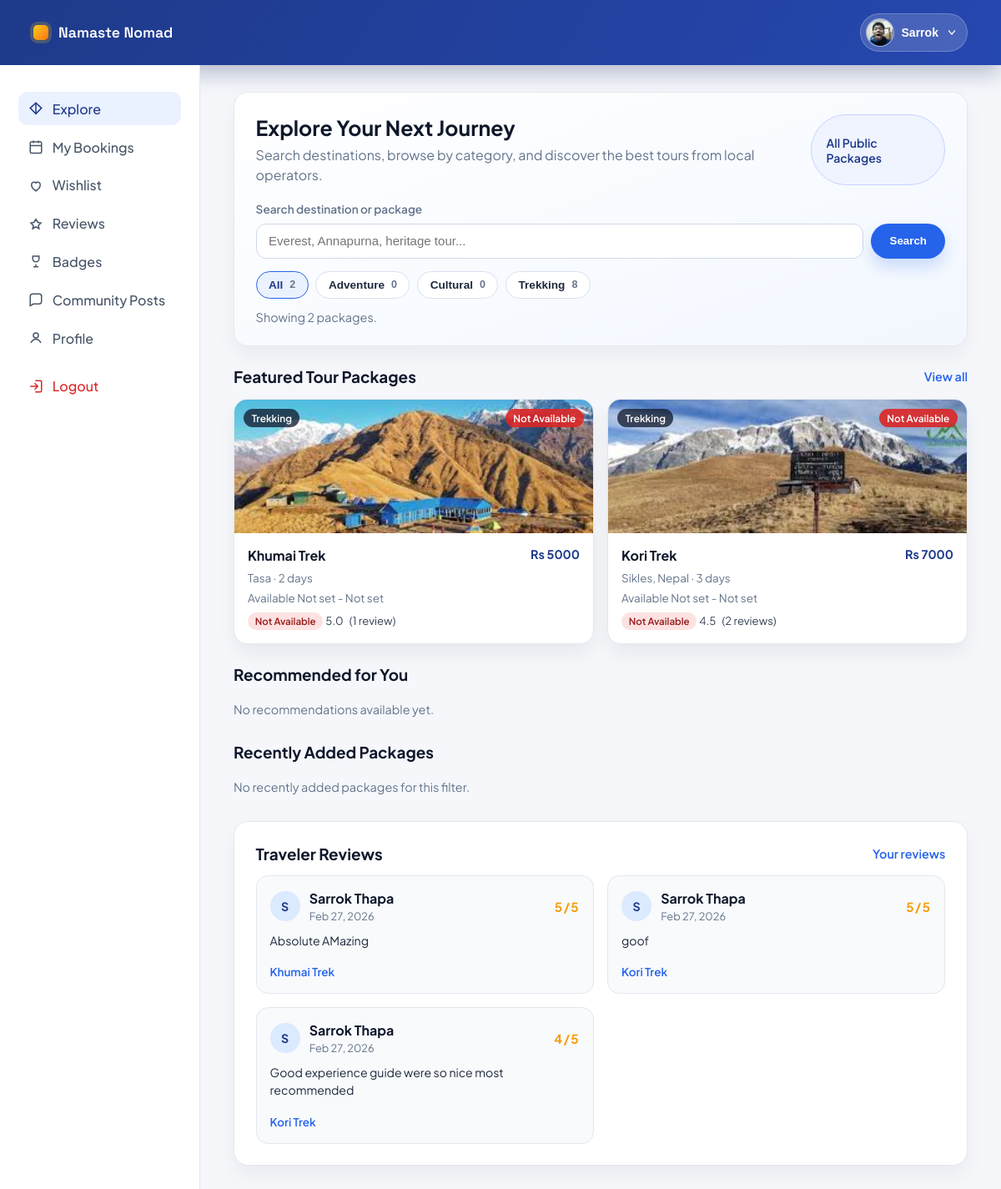
Page /accounts/traveler/home/ (signed in) on the earlier database version.
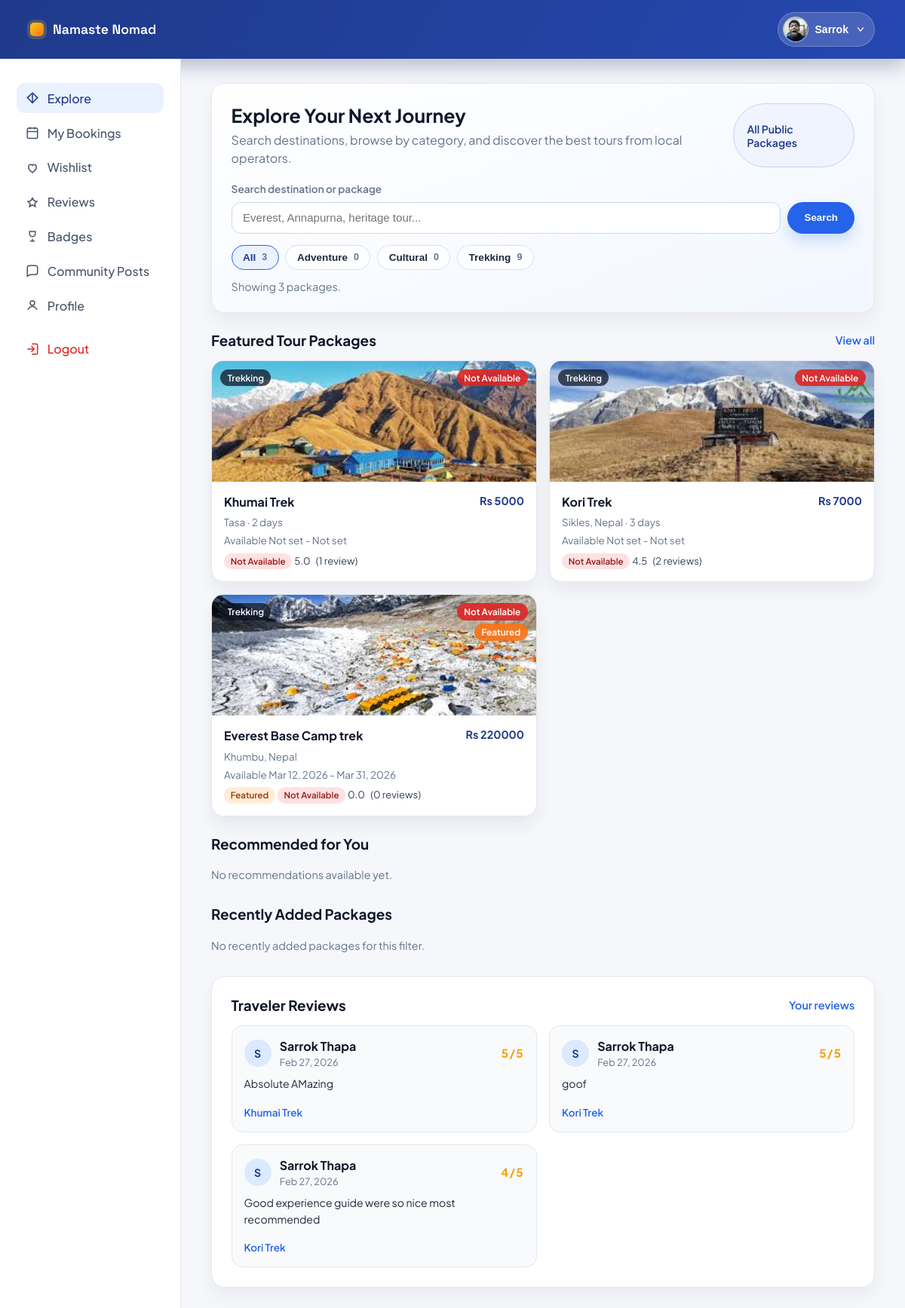
Same page on the later database version.
### core/models.py (models this page shows, shortened)
class Package(models.Model):
    DIFFICULTY_CHOICES = (
        ('easy', 'Easy'),
        ('moderate', 'Moderate'),
        ('challenging', 'Challenging'),
        ('expedition', 'Expedition'),
    )
    CATEGORY_TREK = 'TREK'
    CATEGORY_TOUR = 'TOUR'
    CATEGORY_CHOICES = (
        (CATEGORY_TREK, 'Trek'),
        (CATEGORY_TOUR, 'Tour'),
    )
    vendor = models.ForeignKey(
        settings.AUTH_USER_MODEL,
        on_delete=models.CASCADE,
        related_name='vendor_packages',
    )
    title = models.CharField(max_length=200)
    category = models.CharField(max_length=10, choices=CATEGORY_CHOICES, default=CATEGORY_TREK)
    location = models.CharField(max_length=120, blank=True)
    description = models.TextField(blank=True)
    itinerary = models.TextField(blank=True)
    inclusions = models.TextField(blank=True)
    exclusions = models.TextField(blank=True)
    duration_days = models.PositiveSmallIntegerField(blank=True, null=True)
    difficulty = models.CharField(max_length=20, choices=DIFFICULTY_CHOICES, blank=True)
    group_size = models.PositiveSmallIntegerField(blank=True, null=True)
    available_slots = models.PositiveIntegerField(default=10)
    available_from = models.DateField(blank=True, null=True)
    available_until = models.DateField(blank=True, null=True)
    best_season = models.CharField(max_length=100, blank=True)
    image_url = models.URLField(blank=True)
    price = models.DecimalField(
        max_digits=10,
        decimal_places=2,
        validators=[MinValueValidator(0)],
    )
    is_active = models.BooleanField(default=True)
    is_featured = models.BooleanField(default=False)
    views_count = models.PositiveIntegerField(default=0)
    created_at = models.DateTimeField(auto_now_add=True)
    def season_badge(self, on_date=None):
        check_date = on_date or timezone.localdate()
        if not self.available_from or not self.available_until:
            return 'Not Available'
        if check_date < self.available_from:
            return 'Not Available'
        if check_date > self.available_until:
            return 'Season Closed'
        return ''

class PackageImage(models.Model):
    package = models.ForeignKey(Package, on_delete=models.CASCADE, related_name='images')
    image = models.ImageField(upload_to='package_images/')
    order = models.PositiveIntegerField(default=0)
    created_at = models.DateTimeField(auto_now_add=True)
    class Meta:
        ordering = ('order', 'created_at', 'id')

class Review(models.Model):
    package = models.ForeignKey(Package, on_delete=models.CASCADE, related_name='reviews')
    traveler = models.ForeignKey(
        settings.AUTH_USER_MODEL,
        on_delete=models.SET_NULL,
        related_name='traveler_reviews',
        null=True,
        blank=True,
    )
    rating = models.PositiveSmallIntegerField(
        validators=[MinValueValidator(1), MaxValueValidator(5)],
    )
    comment = models.TextField(blank=True)
    created_at = models.DateTimeField(auto_now_add=True)

### accounts/views.py (the view)
# urls.py: path('traveler/home/', views.traveler_home, name='traveler_home'),
@never_cache
@login_required(login_url='traveler_login')
def traveler_home(request):
    if not _ensure_traveler(request):
        return redirect('traveler_login')
    profile = _get_traveler_profile(request.user)
    if profile is None:
        profile = TravelerProfile.objects.create(user=request.user)
    search_query = (request.GET.get('q') or '').strip()
    selected_category = (request.GET.get('category') or 'all').strip().lower()
    if selected_category not in {'all', *TRAVELER_CATEGORY_SLUGS}:
        selected_category = 'all'
    base_packages = _traveler_package_queryset()
    filtered_packages = base_packages
    if search_query:
        filtered_packages = filtered_packages.filter(
            Q(title__icontains=search_query)
            | Q(location__icontains=search_query)
            | Q(description__icontains=search_query)
        )
    if selected_category != 'all':
        filtered_packages = filtered_packages.filter(category_slug=selected_category)
    category_counts = {
        'all': base_packages.count(),
        **{slug: 0 for slug in TRAVELER_CATEGORY_SLUGS},
    }
    for row in base_packages.values('category_slug').annotate(total=Count('id')):
        slug = row['category_slug']
        if slug in category_counts:
            category_counts[slug] = row['total']
    featured_packages = list(
        filtered_packages.order_by(
            '-avg_rating',
            '-review_count',
            '-views_count',
            '-created_at',
        )[:4]
    )
    featured_ids = {package.id for package in featured_packages}
    recommended_packages = list(
        filtered_packages.exclude(id__in=featured_ids).order_by(
            '-booking_count',
            '-avg_rating',
            '-review_count',
            '-views_count',
            '-created_at',
        )[:4]
    )
    recommended_ids = featured_ids | {package.id for package in recommended_packages}
    recently_added_packages = list(
        filtered_packages.exclude(id__in=recommended_ids).order_by('-created_at')[:4]
    )
    _add_category_labels(featured_packages)
    _add_category_labels(recommended_packages)
    _add_category_labels(recently_added_packages)
    recent_reviews = Review.objects.filter(package__is_active=True).select_related(
        'traveler',
        'package',
    ).order_by('-created_at')[:6]
    category_filters = [
        {'slug': 'all', 'label': 'All', 'count': category_counts['all']},
        *[
            {
                'slug': slug,
                'label': TRAVELER_CATEGORY_LABELS[slug],
                'count': category_counts[slug],
            }
            for slug in TRAVELER_CATEGORY_SLUGS
        ],
    ]
    return render(request, 'accounts/traveler_home.html', {
        'traveler_profile': profile,
        'active_page': 'explore',
        'search_query': search_query,
        'selected_category': selected_category,
        'category_filters': category_filters,
        'featured_packages': featured_packages,
        'recommended_packages': recommended_packages,
        'recently_added_packages': recently_added_packages,
        'recent_reviews': recent_reviews,
        'result_count': filtered_packages.count(),
        'can_clear_filters': bool(search_query or selected_category != 'all'),
    })

### accounts/views.py (called while the page is built)
def _get_traveler_profile(user):
    try:
        return user.traveler_profile
    except TravelerProfile.DoesNotExist:
        return None

def _ensure_traveler(request):
    if getattr(request.user, 'user_type', '') != 'traveler':
        messages.error(request, 'Traveler access only.')
        return False
    return True

def _traveler_package_queryset():
    return (
        Package.objects.filter(is_active=True)
        .select_related('vendor')
        .prefetch_related('images')
        .annotate(
            review_count=Count('reviews', distinct=True),
            avg_rating=Avg('reviews__rating'),
            booking_count=Count(
                'bookings',
                filter=Q(bookings__status='confirmed'),
                distinct=True,
            ),
            category_slug=_traveler_category_expression(),
        )
    )

def _add_category_labels(packages):
    for package in packages:
        package.category_label = TRAVELER_CATEGORY_LABELS.get(
            getattr(package, 'category_slug', 'adventure'),
            'Adventure',
        )

### accounts/templates/accounts/traveler_home.html (shortened to what the changed rows need)
{% extends "accounts/traveler_base.html" %}
{% load static %}
{% block traveler_content %}
    <section class="card explore-hero-card">
        <div class="explore-hero-header">
            <div>
                <h1>Explore Your Next Journey</h1>
            </div>
            <a class="btn-outline" href="{% url 'package_list' %}">All Public Packages</a>
        </div>
        <form method="get" class="explore-search-form">
            <div class="explore-search-row">
            </div>
            <div class="category-filter-row">
                {% for category in category_filters %}
                    <button
                        type="submit"
                        name="category"
                        value="{{ category.slug }}"
                        class="category-filter {% if selected_category == category.slug %}active{% endif %}"
                    >
                        <span>{{ category.label }}</span>
                        <strong>{{ category.count }}</strong>
                    </button>
                {% endfor %}
            </div>
        </form>
        <div class="explore-summary">
            Showing {{ result_count }} package{{ result_count|pluralize }}{% if selected_category != 'all' %} in {{ selected_category|title }}{% endif %}.
        </div>
    </section>
    <section class="explore-section">
        <div class="section-head">
            <h2>Featured Tour Packages</h2>
        </div>
        <div class="package-grid">
            {% if featured_packages %}
                {% for package in featured_packages %}
                    <article class="explore-package-card">
                        {% with cover=package.images.all|first %}
                            <a class="explore-package-media" href="{% url 'package_detail' package.id %}" {% if cover %}style="background-image: url('{{ cover.image.url }}');"{% elif package.image_url %}style="background-image: url('{{ package.image_url }}');"{% endif %}>
                                <span class="package-tag">{{ package.category_label }}</span>
                                {% if package.is_featured %}
                                    <span class="package-tag featured-tag">Featured</span>
                                {% endif %}
                                {% if package.season_badge %}
                                    <span class="package-tag season-badge">{{ package.season_badge }}</span>
                                {% endif %}
                            </a>
                        {% endwith %}
                        <div class="explore-package-body">
                            <div class="explore-package-top">
                                <h3><a href="{% url 'package_detail' package.id %}">{{ package.title }}</a></h3>
                                <div class="package-price">Rs {{ package.price|floatformat:0 }}</div>
                            </div>
                            <p class="package-meta">{{ package.location|default:"Nepal" }}{% if package.duration_days %} · {{ package.duration_days }} days{% endif %}</p>
                            <p class="package-meta">
                                Available {{ package.available_from|date:"M d, Y"|default:"Not set" }} -
                                {{ package.available_until|date:"M d, Y"|default:"Not set" }}
                            </p>
                            {% if package.is_featured %}
                                <span class="featured-pill">Featured</span>
                            {% endif %}
                            {% if package.season_badge %}
                                <span class="season-pill">{{ package.season_badge }}</span>
                            {% endif %}
                            <div class="package-rating">
                                <span>{{ package.avg_rating|default:0|floatformat:1 }}</span>
                                <span>({{ package.review_count }} review{{ package.review_count|pluralize }})</span>
                            </div>
                        </div>
                    </article>
                {% endfor %}
            {% else %}
                <div class="empty-state">No featured packages match your filters right now.</div>
            {% endif %}
        </div>
    </section>
    <section class="explore-section">
        <div class="section-head">
            <h2>Recommended for You</h2>
        </div>
    </section>
    <section class="explore-section">
        <div class="section-head">
            <h2>Recently Added Packages</h2>
        </div>
    </section>
    <section class="card traveler-review-feed">
        <div class="section-head">
            <h2>Traveler Reviews</h2>
        </div>
        <div class="traveler-review-grid">
            {% if recent_reviews %}
                {% for review in recent_reviews %}
                    {% firstof review.traveler.get_full_name review.traveler.username "Traveler" as reviewer_name %}
                    <article class="traveler-review-card">
                        <div class="traveler-review-head">
                            <div class="traveler-review-avatar">{{ reviewer_name|slice:":1"|upper }}</div>
                            <div>
                                <strong>{{ reviewer_name }}</strong>
                                <div class="review-date">{{ review.created_at|date:"M d, Y" }}</div>
                            </div>
                            <div class="review-stars">{{ review.rating }}/5</div>
                        </div>
                        <p class="traveler-review-comment">{{ review.comment|default:"Great trip and smooth coordination."|truncatewords:25 }}</p>
                        <a class="package-link" href="{% url 'package_detail' review.package.id %}">{{ review.package.title }}</a>
                    </article>
                {% endfor %}
            {% else %}
                <div class="empty-state">No reviews have been posted yet.</div>
            {% endif %}
        </div>
    </section>
{% endblock %}

Differences in the rows shown:
added Package: images.image (picture), category_label "Trekking", is_featured "Featured", season_badge "Not Available", title "Everest Base Camp trek", price "220000", location "Khumbu, Nepal", available_from "Mar 12, 2026", available_until "Mar 31, 2026", avg_rating "0.0", review_count "0"
Other differences:
{{ result_count }}: "2" → "3"
new list line: "All 3"
new list line: "Trekking 9"
list line gone: "All 2"
list line gone: "Trekking 8"
